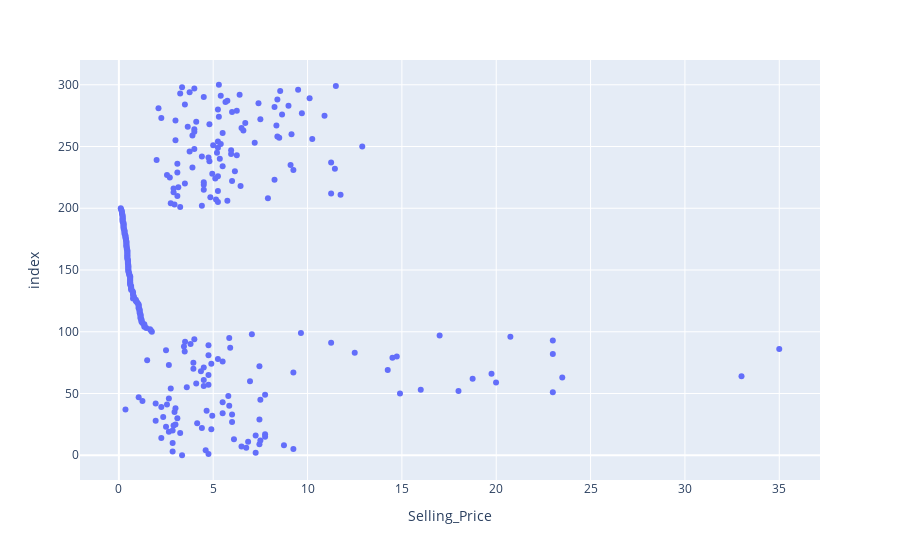

The notebook cell saved with this chart:
### Code cell
px.scatter(df,"Selling_Price")

### Figure 1 — Plotly figure (JSON) as saved in the notebook; plotly's stock layout.template omitted (floating-point values rounded to 4 significant figures; data arrays with more than 128 entries replaced by an {"elided": "..."} marker saying what was removed)
{"data": [{"hovertemplate": "Selling_Price=%{x}<br>index=%{y}<extra></extra>", "legendgroup": "", "marker": {"color": "#636efa", "symbol": "circle"}, "mode": "markers", "name": "", "orientation": "h", "showlegend": false, "x": {"elided": "301 float values"}, "xaxis": "x", "y": {"elided": "301 int values"}, "yaxis": "y", "type": "scatter"}], "layout": {"xaxis": {"anchor": "y", "domain": [0.0, 1.0], "title": {"text": "Selling_Price"}}, "yaxis": {"anchor": "x", "domain": [0.0, 1.0], "title": {"text": "index"}}, "legend": {"tracegroupgap": 0}, "margin": {"t": 60}}}
